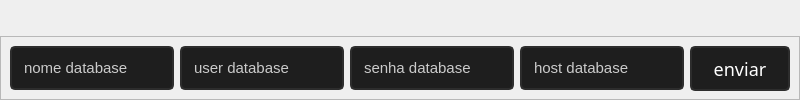
            <widget class="QWidget" name="pagina_home">
             <layout class="QVBoxLayout" name="verticalLayout_6">
              <property name="spacing">
               <number>0</number>
              </property>
              <property name="leftMargin">
               <number>0</number>
              </property>
              <property name="topMargin">
               <number>0</number>
              </property>
              <property name="rightMargin">
               <number>0</number>
              </property>
              <property name="bottomMargin">
               <number>0</number>
              </property>
              <item>
               <widget class="QLabel" name="background">
                <property name="text">
                 <string/>
                </property>
                <property name="pixmap">
                 <pixmap>images/bg_home.jpg</pixmap>
                </property>
                <property name="scaledContents">
                 <bool>true</bool>
                </property>
                <property name="alignment">
                 <set>Qt::AlignCenter</set>
                </property>
                <property name="wordWrap">
                 <bool>false</bool>
                </property>
               </widget>
              </item>
              <item>
               <widget class="QFrame" name="frame_inputs_gravar_database">
                <property name="minimumSize">
                 <size>
                  <width>0</width>
                  <height>0</height>
                 </size>
                </property>
                <property name="maximumSize">
                 <size>
                  <width>16777215</width>
                  <height>64</height>
                 </size>
                </property>
                <property name="frameShape">
                 <enum>QFrame::StyledPanel</enum>
                </property>
                <property name="frameShadow">
                 <enum>QFrame::Raised</enum>
                </property>
                <layout class="QHBoxLayout" name="horizontalLayout_12">
                 <item>
                  <widget class="QLineEdit" name="input_nome_database_home">
                   <property name="minimumSize">
                    <size>
                     <width>0</width>
                     <height>40</height>
                    </size>
                   </property>
                   <property name="styleSheet">
                    <string notr="true">QLineEdit{
border: 2px solid rgb(45,45,45);
border-radius: 5px;
padding: 10px;
background-color: rgb(30,30,30);
	color: rgb(203, 203, 203);
font: 15px Segoe UI, bold;
}
QLineEdit:hover{
border: 2px solid rgb(55,55,55);
}
QLineEdit:focus{
border: 2px solid  rgb(170,0,0);
	color: rgb(170,0,0);
}</string>
                   </property>
                   <property name="text">
                    <string>nome database</string>
                   </property>
                   <property name="echoMode">
                    <enum>QLineEdit::Normal</enum>
                   </property>
                   <property name="clearButtonEnabled">
                    <bool>false</bool>
                   </property>
                  </widget>
                 </item>
                 <item>
                  <widget class="QLineEdit" name="input_user_database_home">
                   <property name="minimumSize">
                    <size>
                     <width>0</width>
                     <height>40</height>
                    </size>
                   </property>
                   <property name="styleSheet">
                    <string notr="true">QLineEdit{
border: 2px solid rgb(45,45,45);
border-radius: 5px;
padding: 10px;
background-color: rgb(30,30,30);
	color: rgb(203, 203, 203);
font: 15px Segoe UI, bold;
}
QLineEdit:hover{
border: 2px solid rgb(55,55,55);
}
QLineEdit:focus{
border: 2px solid  rgb(170,0,0);
	color: rgb(170,0,0);
}</string>
                   </property>
                   <property name="text">
                    <string>user database</string>
                   </property>
                   <property name="echoMode">
                    <enum>QLineEdit::Normal</enum>
                   </property>
                   <property name="clearButtonEnabled">
                    <bool>false</bool>
                   </property>
                  </widget>
                 </item>
                 <item>
                  <widget class="QLineEdit" name="input_senha_database_home">
                   <property name="minimumSize">
                    <size>
                     <width>0</width>
                     <height>40</height>
                    </size>
                   </property>
                   <property name="styleSheet">
                    <string notr="true">QLineEdit{
border: 2px solid rgb(45,45,45);
border-radius: 5px;
padding: 10px;
background-color: rgb(30,30,30);
	color: rgb(203, 203, 203);
font: 15px Segoe UI, bold;
}
QLineEdit:hover{
border: 2px solid rgb(55,55,55);
}
QLineEdit:focus{
border: 2px solid  rgb(170,0,0);
	color: rgb(170,0,0);
}</string>
                   </property>
                   <property name="text">
                    <string>senha database</string>
                   </property>
                  </widget>
                 </item>
                 <item>
                  <widget class="QLineEdit" name="input_host_database_home">
                   <property name="minimumSize">
                    <size>
                     <width>0</width>
                     <height>40</height>
                    </size>
                   </property>
                   <property name="styleSheet">
                    <string notr="true">QLineEdit{
border: 2px solid rgb(45,45,45);
border-radius: 5px;
padding: 10px;
background-color: rgb(30,30,30);
	color: rgb(203, 203, 203);
font: 15px Segoe UI, bold;
}
QLineEdit:hover{
border: 2px solid rgb(55,55,55);
}
QLineEdit:focus{
border: 2px solid  rgb(170,0,0);
	color: rgb(170,0,0);
}</string>
                   </property>
                   <property name="text">
                    <string>host database</string>
                   </property>
                  </widget>
                 </item>
                 <item>
                  <widget class="QPushButton" name="btn_database_home">
                   <property name="minimumSize">
                    <size>
                     <width>100</width>
                     <height>45</height>
                    </size>
                   </property>
                   <property name="font">
                    <font>
                     <family>SegoeUIl,12</family>
                     <pointsize>-1</pointsize>
                     <weight>50</weight>
                     <italic>false</italic>
                     <bold>false</bold>
                    </font>
                   </property>
                   <property name="styleSheet">
                    <string notr="true">QPushButton {
	background-color: rgb(30,30,30);
	background-repeat: no-repeat;
	background-position: center;
	border: 2px solid rgb(45,45,45);
border-radius: 5px;
	color: rgb(255, 255, 255);
	font: 18px SegoeUIl, bold;
}
QPushButton:hover {
	background-color: rgb(173,0,0);
}
QPushButton:pressed {
	background-color: rgb(130,0,0);
}</string>
                   </property>
                   <property name="text">
                    <string>enviar</string>
                   </property>
                  </widget>
                 </item>
                </layout>
               </widget>
              </item>
             </layout>
            </widget>
